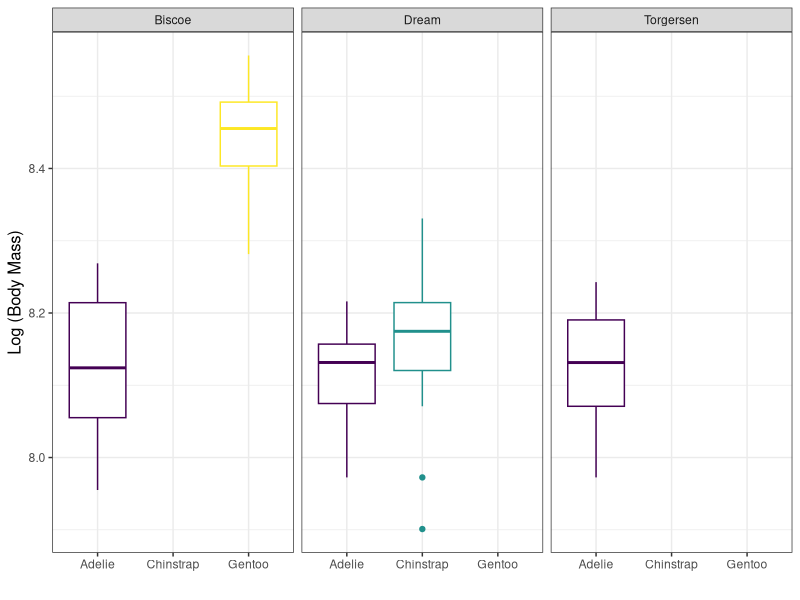

The R script that drew this image: (Note: this script raises an error after producing the figure.)
#02/15/2021
#Week 4 Group Lab

#load libraries
library(palmerpenguins)
library(tidyverse)
library(here)

#Q1
penguins %>%
  drop_na(species, island, sex) %>%
  group_by(species, island, sex) %>%
  summarise(mean_body_mass = mean(body_mass_g, na.rm = TRUE), 
            var_body_mass=var(body_mass_g, na.rm = TRUE))

#Q2
penguins %>%
  drop_na(species, island, sex) %>%
  filter(sex == "female") %>%
  group_by(species, island, sex) %>%
  summarise(log_bodymass=log(body_mass_g)) %>%
  ggplot(aes(x = species, y = log_bodymass, color = species)) +
  geom_boxplot(show.legend = FALSE)+
  labs(x = "",  y = "Log (Body Mass)", color = "species")+
  scale_color_viridis_d()+
  theme_bw()+
  facet_wrap(~island)+
  theme(axis.title = element_text(size=12, color="black"))+
  ggsave(here("Week_4","Output","logbodymass.png"),
        width = 7, height = 5) #saves plot to output folder
  
  
   